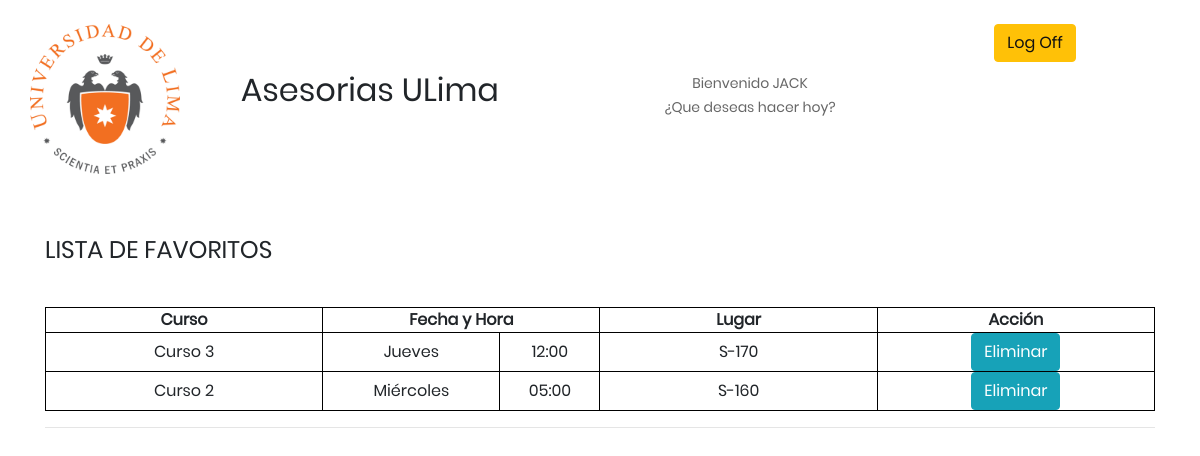
The page /alumno/favoritos/ (signed in) on the database its author committed.
### alumno/models.py (models this page shows, shortened)
class Alumno(models.Model):
    nombre = models.CharField(max_length=60)
    apellido = models.CharField(max_length=50)
    password = models.CharField(max_length=20)
    codigoUlima  = models.CharField(max_length=20, unique=True)
    email  = models.CharField(max_length=30, unique=True)

class Favorito(models.Model):
    asesoria = models.ForeignKey(Asesoria, on_delete=models.CASCADE)
    alumno = models.ForeignKey(Alumno, on_delete=models.CASCADE)
    class Meta:
        unique_together = ('asesoria', 'alumno',)

### profesor/models.py (models this page shows, shortened)
class Asesoria(models.Model):
    dia_semana = (
        ('Lunes', 'Lunes'),
        ('Martes', 'Martes'),
        ('Miércoles', 'Miércoles'),
        ('Jueves', 'Jueves'),
        ('Viernes', 'Viernes'),
    )
    codProfesor = models.ForeignKey( Profesor, on_delete=models.CASCADE)
    codCurso= models.ForeignKey(Curso, on_delete=models.CASCADE,)
    fechaAsesoria = models.CharField(max_length=12, choices=dia_semana)
    horaInicio = models.TimeField(default="12:00")
    lugar = models.ForeignKey(Salon, on_delete=models.CASCADE)

class Curso(models.Model):
    nombreCurso = models.CharField(max_length=50)
    seccion = models.IntegerField()
    codProfesor = models.ForeignKey(Profesor, on_delete=models.CASCADE)

class Salon(models.Model):
    lugar = models.CharField(max_length = 10, unique= True)

### alumno/views.py (the view)
# urls.py: path('favoritos/', views.favoritos, name="favoritos"),
def favoritos(request):
    user_id = request.session.get('user', None)
    user = Alumno.objects.filter(pk=user_id).first()
    if user != None:
        favoritos = user.favorito_set.all()
        args = {"favoritos": favoritos, "usuario": user}
        return render(request, 'alumno/Tony/favoritos.html', args)
    return redirect('/alumno/login')

### templates/alumno/Tony/favoritos.html (shortened to what this page needs)
{% extends "alumno/base.html" %}
{%load staticfiles %}
{% block body %}
	<div>
		<br />
	</div>
	<div class="container text-center">
		<div class= "row">
			<div>
				<a href="../home">
					<img margin-left="100" width="150" height="150" src="{% static 'images\logo.jpg' %}" />
				</a>
			</div>
			<div class = "col-sm-4">
				<br />
				<br />
				<h2 align-content: "center">Asesorias ULima</h2>
			</div>
			<div class = "col-sm-4">
				<br /><br />
				<p> Bienvenido {{usuario.nombre| upper}} </p>
				<p> ¿Que deseas hacer hoy? </p>
			</div>
					<div class = "col-sm-2">
						<a href="{% url 'alumno:log_out' %}" class="btn btn-warning">Log Off</a>
					</div>
	  </div>
	</div>
	<br />
	<br />
  <div>
    <div class="container">
      <h4>LISTA DE FAVORITOS</h4>
      <br>
      <ul>
            <li>
              <table>
								<tr>
									<th>Curso</th>
									<th colspan="2">Fecha y Hora</th>
									<th>Lugar</th>
									<th>Acción</th>
								</tr>
								{% for favorito in favoritos %}
									<tr>
								    <td>{{favorito.asesoria.codCurso.nombreCurso}}</td>
								    <td>{{favorito.asesoria.fechaAsesoria}}</td>
										<td>{{favorito.asesoria.horaInicio|time:'H:i'}}</td>
								    <td>{{favorito.asesoria.lugar.lugar}}</td>
										<td>
											<a href="{% url 'alumno:eliminar_favorito' favorito.pk %}" class="btn btn-info" >Eliminar</a>
										</td>
								  </tr>
                {% endfor%}
							</table>
            </li>
            <hr>
      </ul>
    </div>
	</div>
{% endblock %}

### static/css/main.css (style rules this page uses)
* { margin: 0px; padding: 0px; box-sizing: border-box; }
body, html { height: 100%; font-family: Poppins-Regular, sans-serif; }
a { font-family: Poppins-Regular; font-size: 14px; line-height: 1.7; color: #666666; margin: 0px; transition: all 0.4s; -webkit-transition: all 0.4s; -o-transition: all 0.4s; -moz-transition: all 0.4s; }
h1,h2,h3,h4,h5,h6 { margin: 0px; }
p { font-family: Poppins-Regular; font-size: 14px; line-height: 1.7; color: #666666; margin: 0px; }
ul, li { margin: 0px; list-style-type: none; }
.container .row div { margin-bottom: 15px !important }
table { width: 100%; margin-top: 20px; }
th { width: 20%; }
table, th, td { border: 1px solid black; text-align: center; }

### rows shown on the page
Alumno: nombre "JACK"
Favorito: asesoria.codCurso.nombreCurso "Curso 3", asesoria.fechaAsesoria "Jueves", asesoria.horaInicio "12:00", asesoria.lugar.lugar "S-170"
Favorito: asesoria.codCurso.nombreCurso "Curso 2", asesoria.fechaAsesoria "Miércoles", asesoria.horaInicio "05:00", asesoria.lugar.lugar "S-160"
